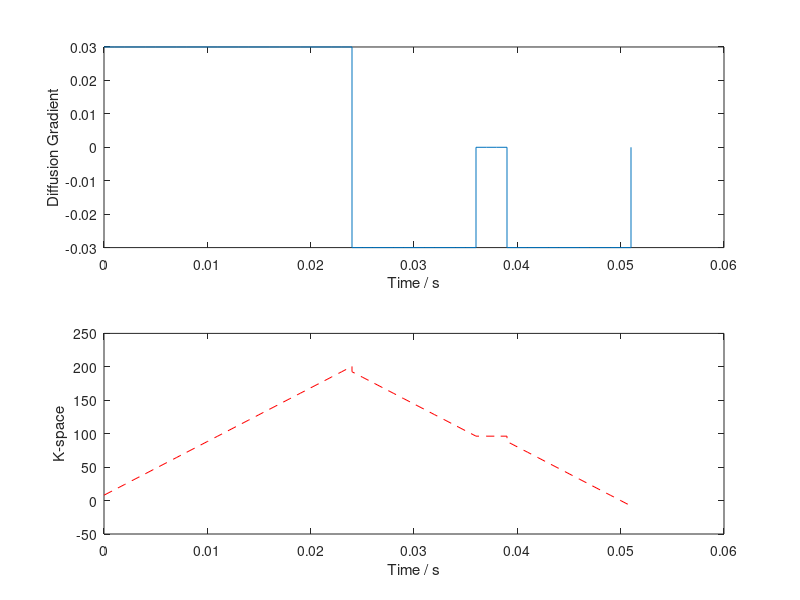

Reproduce this figure in MATLAB.
% A simple way to estimate b-value with given gradient.

clear
clc
close all


gamma = 267.522e6;

g_max = 30;


dt1 = 24;
dt2 = 12;
dt3 = 3;
dt4 = 12;
dt5 = 0;

t1 =  1:dt1;
t2 = dt1:dt1+dt2;
t3 = dt1+dt2:dt1+dt2+dt3;
t4 = dt1+dt2+dt3:dt1+dt2+dt3+dt4;
t5 = dt1+dt2+dt3+dt4:dt1+dt2+dt3+dt4+dt5;

t = [0 t1 t2 t3 t4 t5]*1e-3;

g1 =  g_max *ones(1,length(t1));
g2 = -g_max *ones(1,length(t2));
g3 = -    0 *ones(1,length(t3));
g4 = -g_max *ones(1,length(t4));
g5 =      0 *ones(1,length(t5));

g = [g1(1) g1 g2 g3 g4 g5]*1e-3;

k      =  gamma*cumsum(g)/1e6;
btmp   =  cumsum(k.^2)/1e3;
b      =  btmp(end)


figure(1),
subplot(211),plot(t,g);

ylabel('Diffusion Gradient');
xlabel('Time / s');

subplot(212),plot(t, k, 'r--');

ylabel('K-space');
xlabel('Time / s');